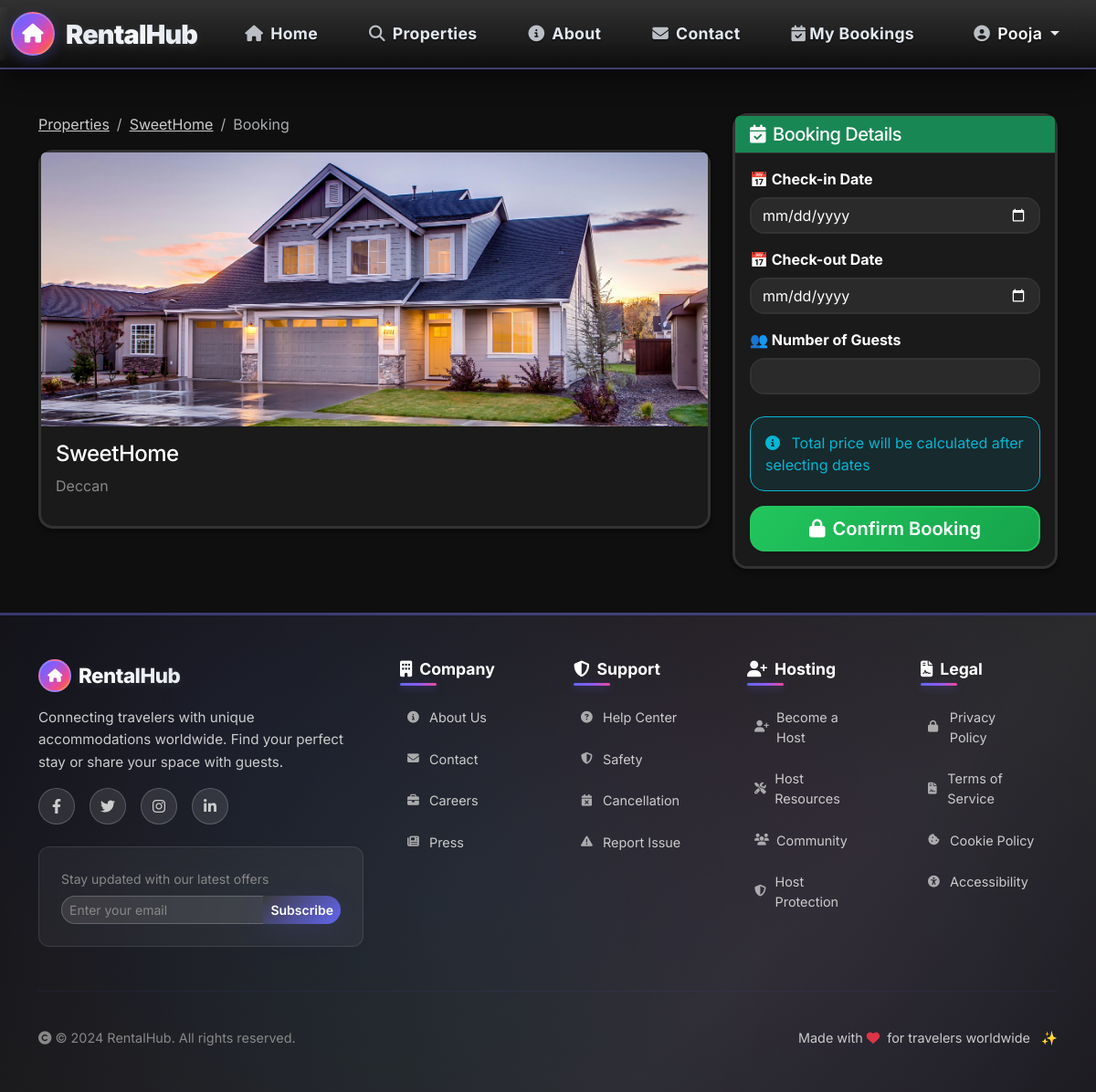
Screenshot of /bookings/create/34/ (signed in) with the database file from the repository.
### accounts/models.py (models this page shows)
class User(AbstractUser):
    ROLE_CHOICES = (
        ('ADMIN', 'Admin'),
        ('OWNER', 'Property Owner'),
        ('TRAVELLER', 'Traveller'),
    )
    role = models.CharField(max_length=10, choices=ROLE_CHOICES, default='TRAVELLER')
    def is_owner(self):
        return self.role == 'OWNER'
    def is_traveller(self):
        return self.role == 'TRAVELLER'
    def is_admin(self):
        return self.role == 'ADMIN' or self.is_superuser
    class Meta:
        ordering = ['-date_joined']

### listings/models.py (models this page shows, shortened)
class Property(models.Model):
    CATEGORY_CHOICES = (
        ('HOME', 'Home'),
        ('APARTMENT', 'Apartment'),
        ('BEACHFRONT', 'Beachfront'),
        ('MOUNTAIN', 'Mountain'),
        ('CABIN', 'Cabin'),
        ('VILLA', 'Villa'),
        ('OTHER', 'Other'),
    )
    owner = models.ForeignKey(User, on_delete=models.CASCADE, related_name='properties_owned')
    title = models.CharField(max_length=200)
    description = models.TextField()
    address = models.CharField(max_length=255)
    city = models.CharField(max_length=100)
    country = models.CharField(max_length=100, default='India')
    category = models.CharField(max_length=20, choices=CATEGORY_CHOICES, default='HOME')
    price_per_night = models.DecimalField(max_digits=8, decimal_places=2)
    max_guests = models.PositiveIntegerField(default=2)
    is_active = models.BooleanField(default=True)
    created_at = models.DateTimeField(auto_now_add=True)
    class Meta:
        ordering = ['-created_at']
    @property
    def main_image(self):
        main_img = self.images.filter(is_primary=True).first()
        if main_img:
            return main_img.image.url
        first_img = self.images.first()
        if first_img:
            return first_img.image.url
        return None

class PropertyImage(models.Model):
    property = models.ForeignKey(Property, on_delete=models.CASCADE, related_name='images')
    image = models.ImageField(upload_to='property_images/%Y/%m/%d/')
    is_primary = models.BooleanField(default=False)
    uploaded_at = models.DateTimeField(auto_now_add=True)
    class Meta:
        ordering = ['-uploaded_at']

### bookings/views.py (the view)
# urls.py: path('create/<int:property_id>/', views.booking_create, name='booking_create'),
@login_required
@user_passes_test(traveller_check)
def booking_create(request, property_id):
    property_obj = get_object_or_404(Property, pk=property_id, is_active=True)
    today = timezone.now().date()
    tomorrow = today + timedelta(days=1)
    if request.method == 'POST':
        form = BookingForm(request.POST, property=property_obj)
        if form.is_valid():
            booking = form.save(commit=False)
            booking.traveller = request.user
            booking.property = property_obj
            overlap = Booking.objects.filter(
                property=property_obj,
                status__in=['PENDING', 'CONFIRMED'],
                check_in__lt=booking.check_out,
                check_out__gt=booking.check_in,
            ).exists()
            if overlap:
                form.add_error(None, 'Selected dates are not available. Please choose different dates.')
            else:
                booking.save()
                create_notification(
                    booking.property.owner,
                    'New Booking Request',
                    f'{request.user.username} has requested to book {booking.property.title} from {booking.check_in} to {booking.check_out}.'
                )
                create_notification(
                    request.user,
                    'Booking Request Submitted',
                    f'Your booking request for {booking.property.title} has been submitted. Awaiting confirmation.'
                )
                return redirect('payments:create_payment', booking_id=booking.id)
    else:
        form = BookingForm(property=property_obj)
    context = {
        'form': form,
        'property': property_obj,
        'today': today,
        'tomorrow': tomorrow,
    }
    return render(request, 'bookings/booking_create.html', context)

### bookings/forms.py
class BookingForm(forms.ModelForm):
    def __init__(self, *args, **kwargs):
        self.property = kwargs.pop('property', None)
        super().__init__(*args, **kwargs)
        if self.property:
            self.fields['guests'].widget.attrs['max'] = self.property.max_guests
    class Meta:
        model = Booking
        fields = ['check_in', 'check_out', 'guests']
        widgets = {
            'check_in': forms.DateInput(attrs={'type': 'date', 'class': 'form-control'}),
            'check_out': forms.DateInput(attrs={'type': 'date', 'class': 'form-control'}),
            'guests': forms.NumberInput(attrs={'min': 1, 'class': 'form-control'}),
        }

### bookings/views.py (called while the page is built)
def traveller_check(user):
    return user.is_authenticated and user.is_traveller()

### templates/bookings/booking_create.html (shortened to what this page needs)
{% extends 'base.html' %}
{% block content %}
<div class="row g-4">
    <div class="col-lg-8">
        <nav aria-label="breadcrumb">
            <ol class="breadcrumb">
                <li class="breadcrumb-item"><a href="{% url 'listings:property_list' %}">Properties</a></li>
                <li class="breadcrumb-item"><a href="{% url 'listings:property_detail' property.pk %}">{{ property.title }}</a></li>
                <li class="breadcrumb-item active">Booking</li>
            </ol>
        </nav>
        <div class="card shadow">
            {% if property.main_image %}
                <img src="{{ property.main_image }}" class="card-img-top" style="height: 300px; object-fit: cover;">
            {% else %}
                <div class="card-img-top bg-light d-flex align-items-center justify-content-center" style="height: 300px;">
                    <i class="fas fa-building fa-5x text-muted"></i>
                </div>
            {% endif %}
            <div class="card-body">
                <h4>{{ property.title }}</h4>
                <p class="text-muted">{{ property.address }}</p>
            </div>
        </div>
    </div>
    <div class="col-lg-4">
        <div class="card shadow sticky-top" style="top: 100px;">
            <div class="card-header bg-success text-white">
                <h5 class="mb-0"><i class="fas fa-calendar-check me-2"></i>Booking Details</h5>
            </div>
            <div class="card-body">
                <form method="post">
                    <div class="mb-3">
                        <label class="form-label fw-bold">📅 Check-in Date</label>
                        {{ form.check_in }}
                    </div>
                    <div class="mb-3">
                        <label class="form-label fw-bold">📅 Check-out Date</label>
                        {{ form.check_out }}
                    </div>
                    <div class="mb-4">
                        <label class="form-label fw-bold">👥 Number of Guests</label>
                        {{ form.guests }}
                    </div>
                    <div class="alert alert-info">
                        <i class="fas fa-info-circle me-2"></i>
                        Total price will be calculated after selecting dates
                    </div>
                    <button type="submit" class="btn btn-success btn-lg w-100">
                        <i class="fas fa-lock me-2"></i>Confirm Booking
                    </button>
                </form>
            </div>
        </div>
    </div>
</div>
{% endblock %}

### templates/navbar.html (shortened to what this page needs)
<nav class="navbar navbar-expand-lg navbar-dark bg-gradient shadow-lg">
    <div class="container-fluid">
        <a class="navbar-brand fw-bold d-flex align-items-center" href="{% url 'home' %}">
            <div class="brand-icon-wrapper">
                <div class="brand-icon">
                    <i class="fas fa-home"></i>
                </div>
            </div>
            <span class="brand-text">RentalHub</span>
            <div class="brand-shine"></div>
        </a>
        <div class="collapse navbar-collapse" id="navbarNav">
            <ul class="navbar-nav me-auto">
                <li class="nav-item">
                    <a class="nav-link" href="{% url 'home' %}">
                        <i class="fas fa-home me-2"></i>Home
                    </a>
                </li>
                <li class="nav-item">
                    <a class="nav-link" href="{% url 'listings:property_list' %}">
                        <i class="fas fa-search me-2"></i>Properties
                    </a>
                </li>
                <li class="nav-item">
                    <a class="nav-link" href="{% url 'about' %}">
                        <i class="fas fa-info-circle me-2"></i>About
                    </a>
                </li>
                <li class="nav-item">
                    <a class="nav-link" href="{% url 'contact' %}">
                        <i class="fas fa-envelope me-2"></i>Contact
                    </a>
                </li>
                {% if user.is_authenticated %}
                    {% if user.is_traveller %}
                        <li class="nav-item">
                            <a class="nav-link" href="{% url 'accounts:traveller_dashboard' %}">
                                <i class="fas fa-calendar-check me-1"></i>My Bookings
                            </a>
                        </li>
                    {% endif %}
                {% endif %}
            </ul>
            <ul class="navbar-nav">
                {% if user.is_authenticated %}
                    <li class="nav-item dropdown">
                        <a class="nav-link dropdown-toggle user-dropdown" href="#" role="button" data-bs-toggle="dropdown">
                            <i class="fas fa-user-circle me-2"></i><span class="user-name">{{ user.username }}</span>
                        </a>
                    </li>
                {% endif %}
            </ul>
        </div>
    </div>
</nav>

### rows the page displays
User: username "Pooja"
Property: title "SweetHome", main_image (picture), address "Deccan"
